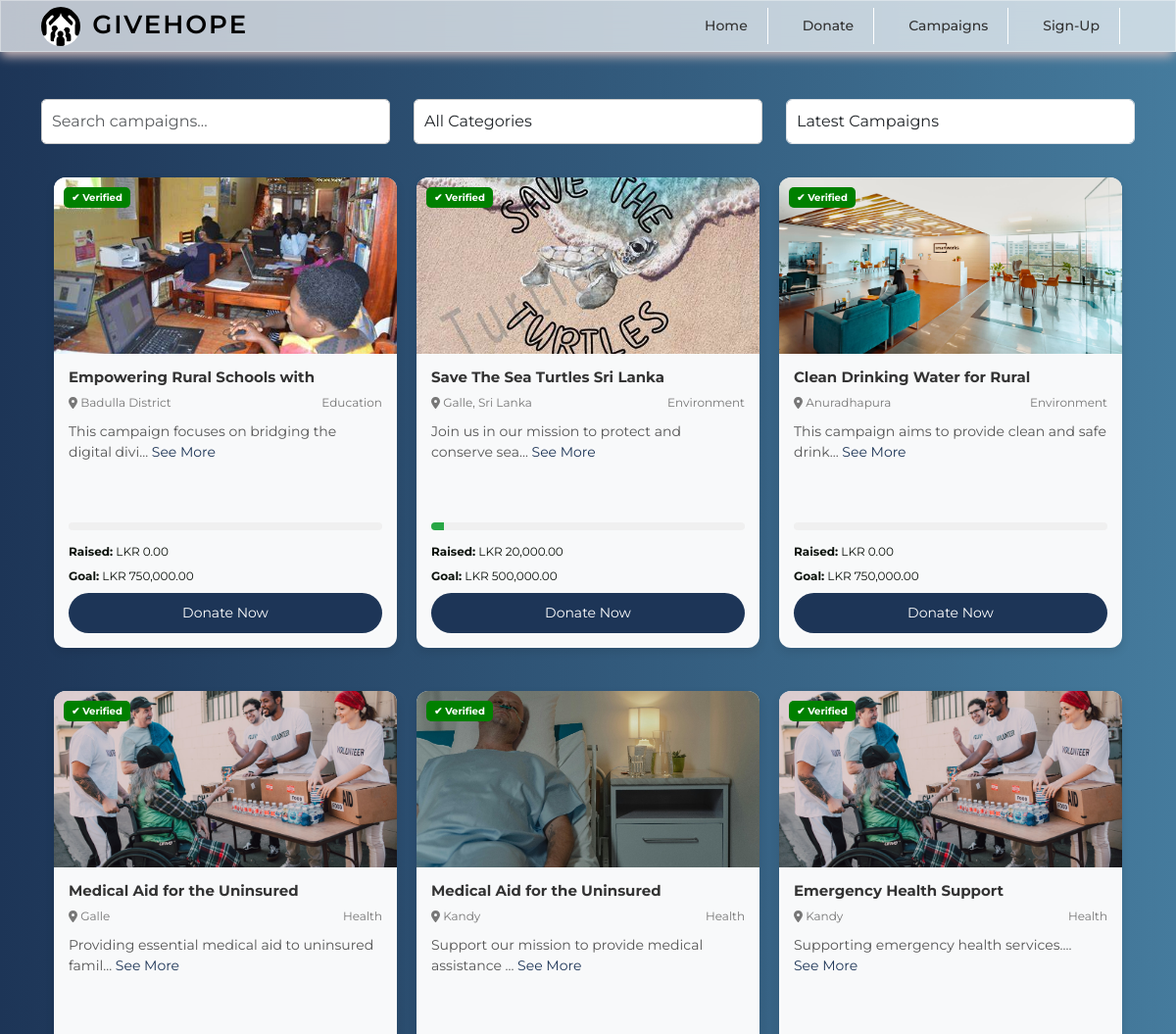
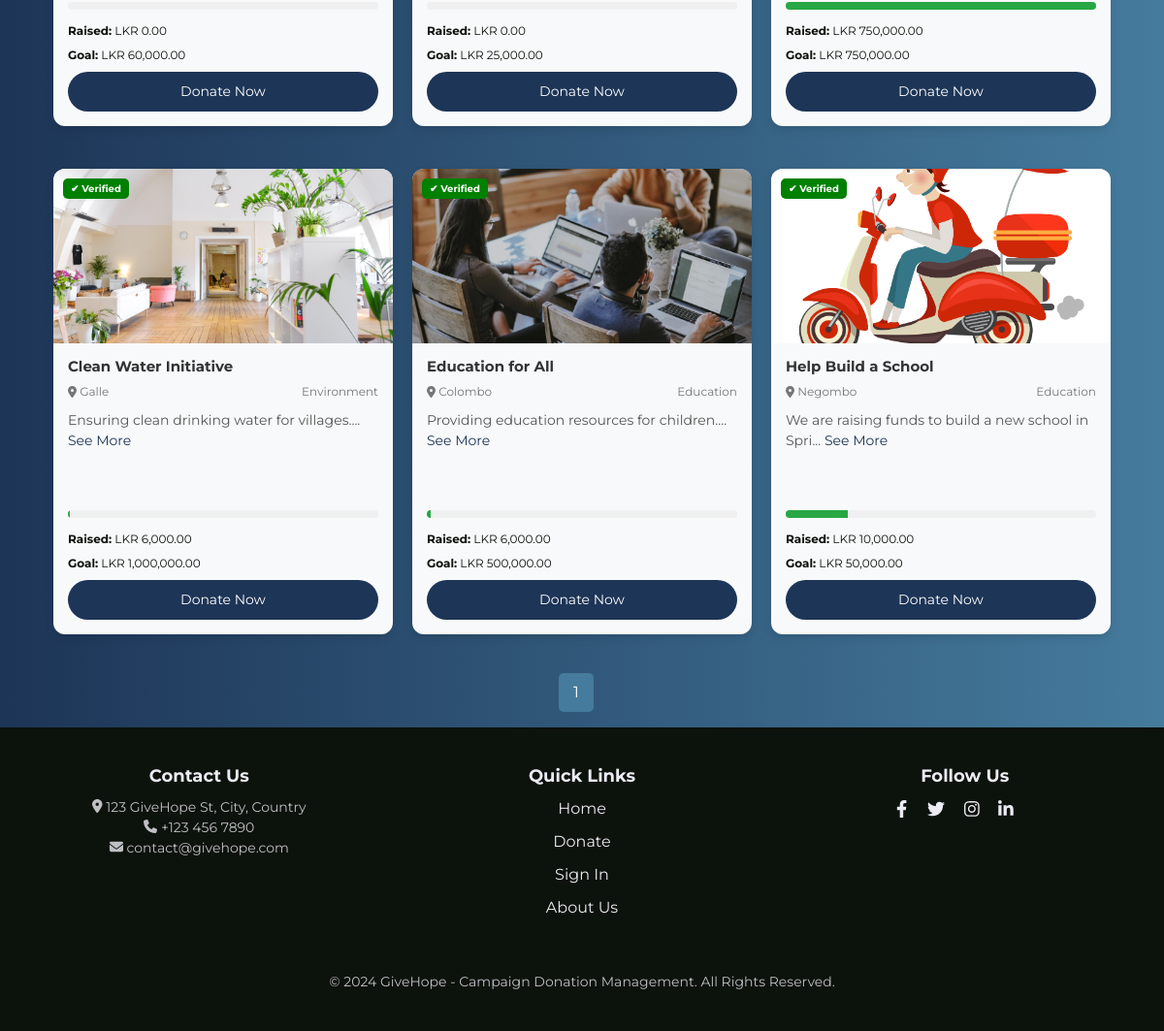
The page /all_campaigns.php on the database as committed earlier (2 pictures, top to bottom).
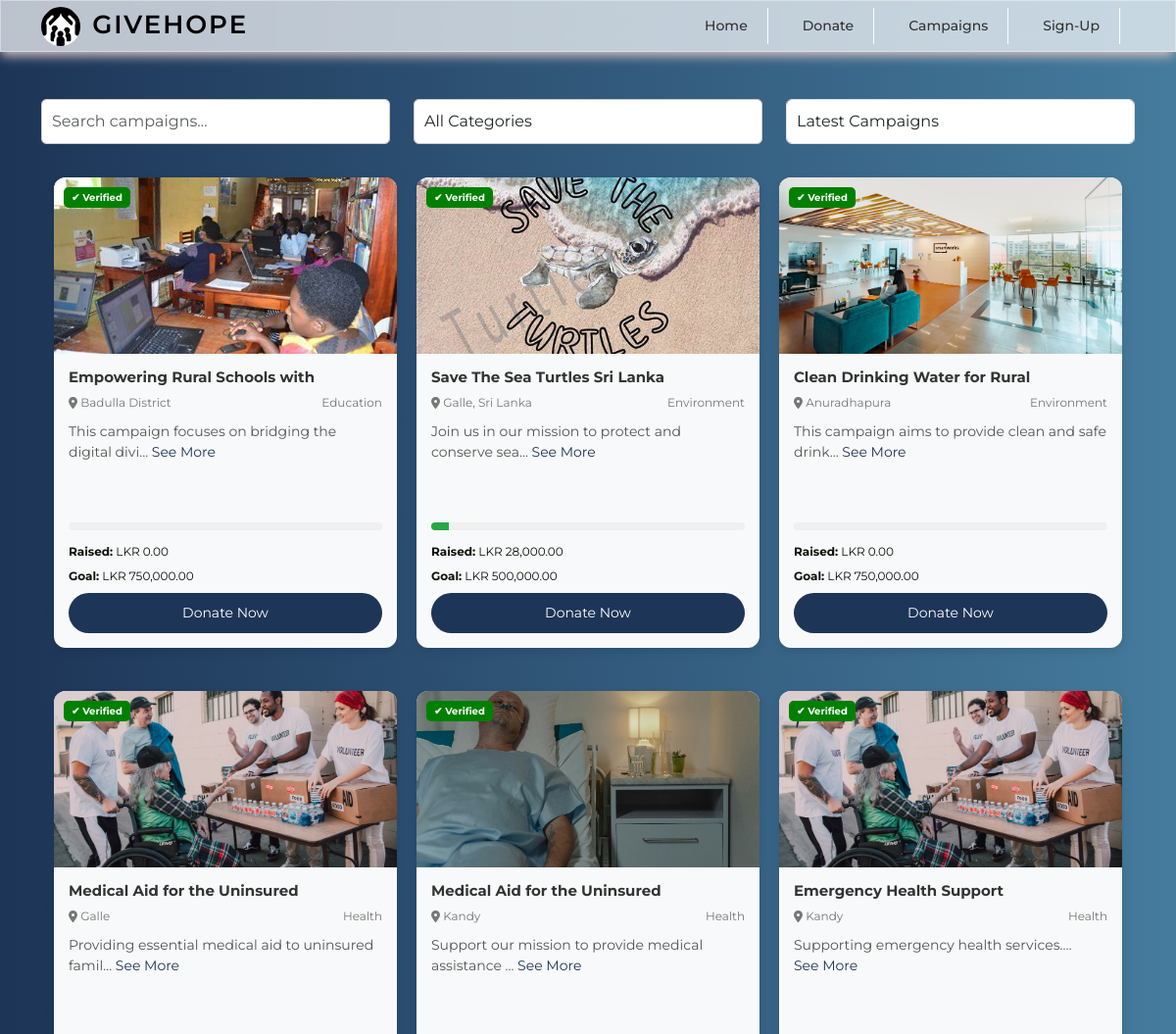
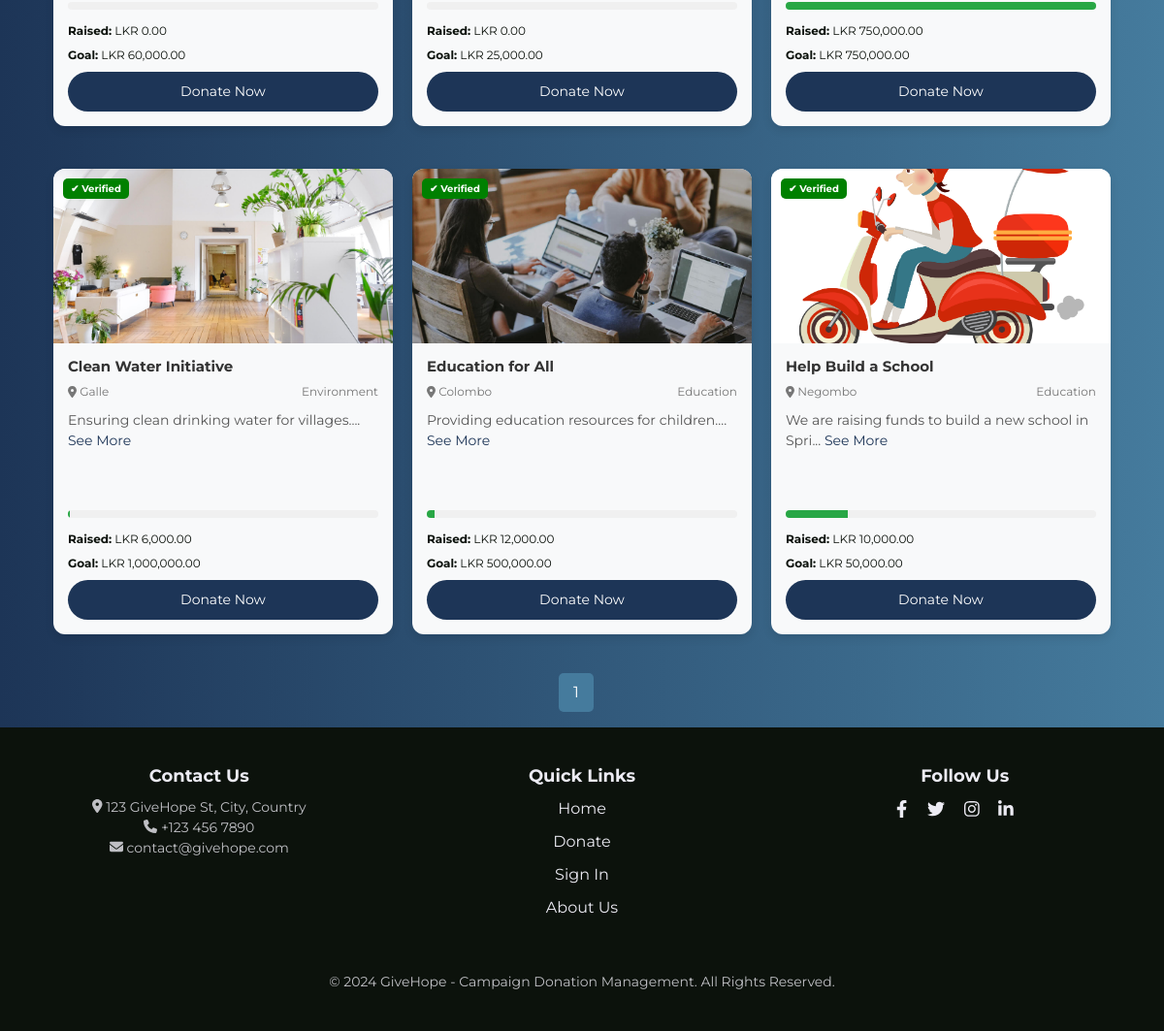
The same page on the database as committed later (2 pictures, top to bottom).
### tables this page shows
CREATE TABLE `campaigns` (
  `id` int(11) NOT NULL,
  `user_id` int(11) DEFAULT NULL,
  `title` varchar(255) NOT NULL,
  `location` varchar(255) NOT NULL,
  `description` text NOT NULL,
  `goal` decimal(10,2) NOT NULL,
  `category` varchar(100) NOT NULL,
  `start_date` date NOT NULL,
  `end_date` date NOT NULL,
  `image` varchar(255) NOT NULL,
  `document` varchar(255) DEFAULT NULL,
  `organizer_name` varchar(255) NOT NULL,
  `contact` varchar(50) NOT NULL,
  `email` varchar(100) NOT NULL,
  `created_at` timestamp NOT NULL DEFAULT current_timestamp(),
  `status` varchar(20) NOT NULL DEFAULT 'Pending',
  `raised` decimal(15,2) DEFAULT 0.00
);

### all_campaigns.php (the view, shortened to what this page needs)
<?php
include('admin/config/dbcon.php');
include('includes/header.php');
include('includes/navbar.php');
$limit = 12;
$page = $_GET['page'] ?? 1;
$offset = ($page - 1) * $limit;
$search = $_GET['search'] ?? '';
$category = $_GET['category'] ?? '';
$filter = $_GET['filter'] ?? 'latest';
$query_conditions = "WHERE status = 'Accepted'";
switch ($filter) {
    default:
        $query_order = "ORDER BY created_at DESC";
}
$total_query = "SELECT COUNT(*) as total FROM campaigns $query_conditions";
$total_result = mysqli_query($con, $total_query);
$total_campaigns = mysqli_fetch_assoc($total_result)['total'];
$total_pages = ceil($total_campaigns / $limit);
$query = "SELECT * FROM campaigns $query_conditions $query_order LIMIT $limit OFFSET $offset";
$query_run = mysqli_query($con, $query);
?>
<div class="container mt-5">
    <div class="row mb-4 filter-section">
        <div class="col-md-4">
            <input type="text" id="searchInput" placeholder="Search campaigns..." class="form-control"
                value="<?= htmlspecialchars($search) ?>" onchange="updateFilters()">
        </div>
        <div class="col-md-4">
            <select id="categoryFilter" class="form-control" onchange="updateFilters()">
                <option value="">All Categories</option>
            </select>
        </div>
        <div class="col-md-4">
            <select id="filter" class="form-control" onchange="updateFilters()">
                <option value="latest" <?= $filter == 'latest' ? 'selected' : '' ?>>Latest Campaigns</option>
            </select>
        </div>
    </div>
    <div class="row" id="campaign-container">
        <div class="campaign-wrapper-container">
            <?php
            if ($query_run && mysqli_num_rows($query_run) > 0) {
                foreach ($query_run as $campaign) {
                    $progress = ($campaign['raised'] / $campaign['goal']) * 100;
            ?>
                    <div class="col-md-3 mb-4 campaign-card-container"
                        data-title="<?= htmlspecialchars($campaign['title']); ?>"
                        data-category="<?= htmlspecialchars($campaign['category']); ?>">
                        <div class="campaign-card">
                            <div class="campaign-header">
                                <div class="verified-badge">
                                    <span>✔ Verified</span>
                                </div>
                                <img src="<?= htmlspecialchars($campaign['image']); ?>" alt="<?= htmlspecialchars($campaign['title']); ?>" class="campaign-image">
                            </div>
                            <div class="campaign-body">
                                <h3 class="campaign-title"><?= htmlspecialchars(substr($campaign['title'], 0, 30)); ?></h3>
                                <div class="campaign-meta">
                                    <span class="campaign-location"><i class="fas fa-map-marker-alt"></i> <?= htmlspecialchars($campaign['location']); ?></span>
                                    <span class="campaign-category"><?= htmlspecialchars($campaign['category']); ?></span>
                                </div>
                                <p class="campaign-description">
                                    <?= htmlspecialchars(substr($campaign['description'], 0, 50)) . '...'; ?>
                                    <a href="donate.php?id=<?= $campaign['id']; ?>" class="see-more">See More</a>
                                </p>
                                <div class="campaign-progress">
                                    <div class="progress-bar" style="width: <?= round($progress, 2); ?>%;"></div>
                                </div>
                                <div class="campaign-stats">
                                    <p><strong>Raised:</strong> LKR <?= number_format($campaign['raised'], 2); ?></p>
                                    <p><strong>Goal:</strong> LKR <?= number_format($campaign['goal'], 2); ?></p>
                                </div>
                                <div class="campaign-actions">
                                    <a href="donate.php?id=<?= $campaign['id']; ?>" class="btn-donate">Donate Now</a>
                                </div>
                            </div>
                        </div>
                    </div>
            <?php
                }
            } else {
                echo "<p class='text-center'>No campaigns available at the moment.</p>";
            }
            ?>
        </div>
        <div class="pagination mt-3 mb-3">
            <?php for ($i = 1; $i <= $total_pages; $i++) : ?>
                <a href="?page=<?= $i; ?>&search=<?= urlencode($search); ?>&category=<?= urlencode($category); ?>&filter=<?= urlencode($filter); ?>" class="<?= $i == $page ? 'active' : ''; ?>"><?= $i; ?></a>
            <?php endfor; ?>
        </div>
    </div>
</div>
<?php include('includes/footer.php'); ?>

### includes/header.php (shortened to what this page needs)
<!DOCTYPE html>
<html lang="en">
<head>
    <link rel="stylesheet" href="assets/css/bootstrap5.min.css">
    <link rel="stylesheet" href="assets/css/custom.css">
    <link rel="stylesheet" href="https://cdn.jsdelivr.net/npm/bootstrap-icons@1.11.3/font/bootstrap-icons.min.css">
    <link rel="stylesheet" href="https://cdnjs.cloudflare.com/ajax/libs/font-awesome/6.0.0-beta3/css/all.min.css">
    <link rel="stylesheet" href="assets/css/styles.css">
    <link rel="stylesheet" href="https://cdn.jsdelivr.net/npm/flatpickr/dist/flatpickr.min.css">
</head>

### includes/navbar.php (shortened to what this page needs)
<nav class="navbar navbar-expand-lg fixed-top">
    <div class="container">
        <a class="navbar-brand" href="index.php">
            <img src="assets/images/logo.jpg" alt="GiveHope Logo" class="navbar-logo">
            GiveHope
        </a>
        <div class="collapse navbar-collapse justify-content-end" id="navbarNav">
            <ul class="navbar-nav ">
                <li class="nav-item">
                    <a class="nav-link" href="index.php">Home</a>
                </li>
                <li class="nav-item">
                    <a class="nav-link" href="all_campaigns.php">Donate</a>
                </li>
                <li class="nav-item">
                    <a class="nav-link" href="create_campaign.php">Campaigns</a>
                </li>
                <?php if (isset($_SESSION['auth_user'])) : ?>
                    <li class="nav-item dropdown">
                        <a class="nav-link dropdown-toggle" href="#" role="button" data-bs-toggle="dropdown" aria-expanded="false">
                            <?= $_SESSION['auth_user']['user_name'] ?>
                        </a>
                        <ul class="dropdown-menu">
                            <li>
                                <form action="all_code.php" method="POST">
                                    <button type="submit" name="logout_btn" class="dropdown-item">Logout</button>
                                </form>
                            </li>
                            <li>
                                <a href="user_authentic.php" class="dropdown-item">Dashboard</a>
                            </li>
                        </ul>
                    </li>
                <?php else : ?>
                    <li class="nav-item">
                        <a class="nav-link" href="login.php">Sign-Up</a>
                    </li>
                <?php endif; ?>
            </ul>
        </div>
    </div>
</nav>

### includes/footer.php (shortened to what this page needs)
<body>
    <footer class="footer">
        <div class="container">
            <div class="row">
                <div class="col-md-4">
                    <h5>Contact Us</h5>
                    <p>
                        <i class="fas fa-map-marker-alt"></i> 123 GiveHope St, City, Country<br>
                        <i class="fas fa-phone"></i> +123 456 7890<br>
                        <i class="fas fa-envelope"></i> contact@givehope.com
                    </p>
                </div>
                <div class="col-md-4">
                    <h5>Quick Links</h5>
                    <div class="footer-links">
                        <ul>
                            <li><a href="#">Home</a></li>
                            <li><a href="#">Donate</a></li>
                            <li><a href="#">Sign In</a></li>
                            <li><a href="#">About Us</a></li>
                        </ul>
                    </div>
                </div>
                <div class="col-md-4">
                    <h5>Follow Us</h5>
                    <div class="social-icons">
                        <a href="#"><i class="fab fa-facebook-f"></i></a>
                        <a href="#"><i class="fab fa-twitter"></i></a>
                        <a href="#"><i class="fab fa-instagram"></i></a>
                        <a href="#"><i class="fab fa-linkedin-in"></i></a>
                    </div>
                </div>
            </div>
            <div class="row">
                <div class="col-md-12 text-center">
                    <p class="mt-4">© 2024 GiveHope - Campaign Donation Management. All Rights Reserved.</p>
                </div>
            </div>
        </div>
    </footer>
</body>
</html>
<body>

### assets/css/custom.css (style rules this page uses)
.navbar { padding: 0px; }
.nav-link { border-right: 1px solid #fff; padding: 8px 20px !important; }

### includes/header.php (style rules this page uses)
* { font-family: "Montserrat", sans-serif; box-sizing: border-box; margin: 0%; padding: 0%; }
body { background: linear-gradient(to right, #1d3557, #457b9d); }
p { font-size: 16px; line-height: 1.5; margin-bottom: 20px; color: #0C120C; }

### includes/navbar.php (style rules this page uses)
html, body { padding: 0; margin: 0; }
.navbar { transition: background-color 0.3s ease; -webkit-box-shadow: -1.5px 5.5px 10.5px -2px #d5bfbf; -moz-box-shadow: -1.5px 5.5px 10.5px -2px #d5bfbf; box-shadow: -1.5px 5.5px 10.5px -2px #d5bfbf; background: rgba(255, 255, 255, 0.7); -webkit-backdrop-filter: blur(13px); backdrop-filter: blur(13px); border: 1px solid rgba(255, 255, 255, 0.35); }
.navbar .navbar-brand { color: #000; font-size: 26px; text-transform: uppercase; font-weight: 600; letter-spacing: 2px; transition: color 0.3s ease; }
.navbar .navbar-nav .nav-link { color: #333; font-size: 14px; font-weight: 500; margin-right: 15px; text-transform: capitalize; position: relative; transition: color 0.3s ease; }
.navbar .navbar-nav .nav-link:after { content: ''; display: block; width: 0; height: 2px; background: #fff; transition: width 0.3s; position: absolute; bottom: -5px; left: 0; }
.navbar-logo { width: 40px; height: 40px; object-fit: contain; border-radius: 50%; background-color: transparent; margin-right: 03px; }

### all_campaigns.php (style rules this page uses)
.navbar { width: 100%; box-sizing: border-box; position: relative; z-index: 1000; }
.campaign-wrapper-container { display: flex; flex-wrap: wrap; justify-content: center; gap: 20px; width: 100%; max-width: 1200px; margin: 0 auto; }
.campaign-card-container { width: 100%; max-width: 350px; flex: 1 1 25%; display: flex; justify-content: center; }
.campaign-card { display: flex; flex-direction: column; justify-content: space-between; width: 100%; max-width: 350px; height: 480px; background: #f8f9fa; border-radius: 12px; box-shadow: 0 4px 10px rgba(0, 0, 0, 0.1); overflow: hidden; transition: transform 0.3s ease, box-shadow 0.3s ease; margin: auto; }
.campaign-header { position: relative; }
.campaign-header .campaign-image { width: 100%; height: 180px; object-fit: cover; }
.campaign-header .verified-badge { position: absolute; top: 10px; left: 10px; background: green; color: white; font-size: 10px; font-weight: bold; padding: 3px 8px; border-radius: 5px; z-index: 2; }
.campaign-body { padding: 15px; display: flex; flex-direction: column; flex-grow: 1; }
.campaign-title { font-size: 15px; font-weight: bold; color: #333; margin-bottom: 8px; }
.campaign-meta { display: flex; justify-content: space-between; font-size: 12px; color: #777; margin-bottom: 10px; }
.campaign-description { font-size: 14px; color: #555; line-height: 1.5; margin-bottom: 15px; height: 60px; overflow: hidden; text-overflow: ellipsis; }
.campaign-progress { position: relative; background: #f0f0f0; border-radius: 5px; overflow: hidden; height: 8px; margin-bottom: 15px; }
.campaign-progress { margin-top: auto; }
.campaign-progress .progress-bar { height: 100%; background: #28a745; width: 0; transition: width 0.5s ease; }
.campaign-stats p { margin: 0; line-height: 1.2; font-size: 12px; margin-bottom: 10px; }
.campaign-actions { display: flex; gap: 10px; }
.see-more { display: inline-block; font-size: 14px; color: #1d3557; text-decoration: none; transition: all 0.3s ease; }
.btn-donate { padding: 10px 15px; font-size: 14px; font-weight: 400%; border-radius: 25px; text-align: center; flex: 1; text-decoration: none; }
.btn-donate { background: #1d3557; color: white; }
.pagination { display: flex; justify-content: center; margin-top: 20px; }
.pagination a { padding: 8px 15px; margin: 0 5px; background: #1d3557; color: #fff; border-radius: 5px; text-decoration: none; }
.pagination a:hover, .pagination a.active { background: #457b9d; }
#searchInput, #categoryFilter { padding: 10px; border-radius: 5px; border: 1px solid #ccc; }
.filter-section input, .filter-section select { padding: 10px; margin-bottom: 10px; }

Rows that differ between the two databases and show on the page:
changed campaigns "Save The Sea Turtles Sri Lanka": raised "20,000.00" → "28,000.00"
changed campaigns "Education for All": raised "6,000.00" → "12,000.00"
